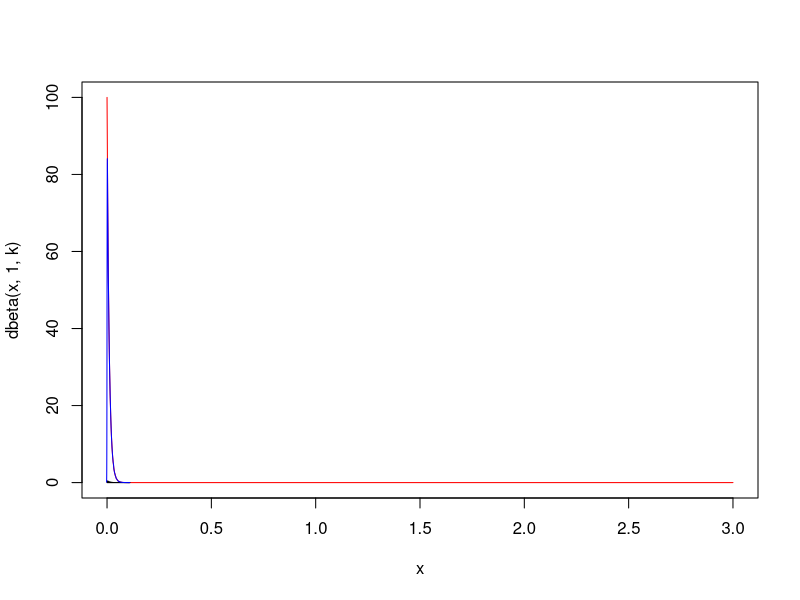
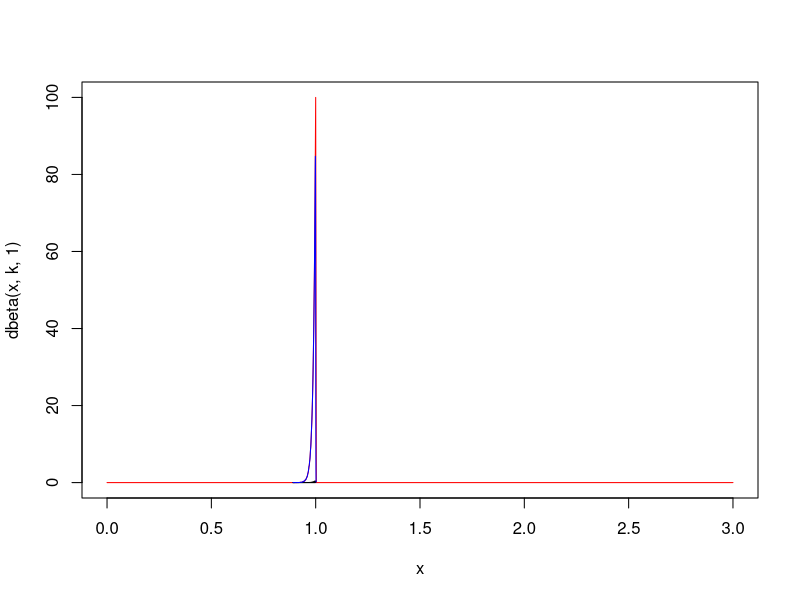

Source code (R) for these figures, in order:
k = 100
n = 10^5
pose = 1
experiments = array(data = runif(k*n),dim = c(n,k))
result_experiments_min = apply(experiments,1,min)
result_experiments_max = apply(experiments,1,max)

x <- seq(0,3, length = 1000)
plot(x,dbeta(x,1,k),type = "l",col = "red")
h <- hist(result_experiments_min,plot=FALSE)
h$counts=h$counts/sum(h$counts)
lines(h)
d=density(result_experiments_min)
lines(d,col="blue")

plot(x,dbeta(x,k,1),type = "l",col = "red")
h <- hist(result_experiments_max,plot=FALSE)
h$counts=h$counts/sum(h$counts)
lines(h)
d=density(result_experiments_max)
lines(d,col="blue")
